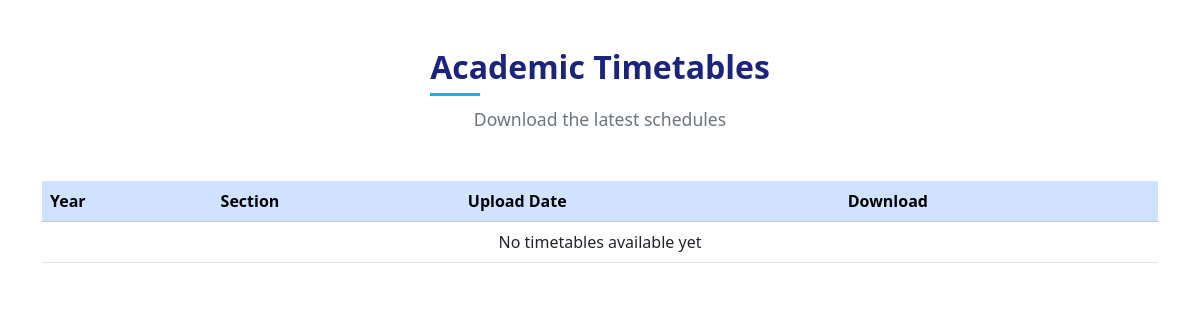
Page /timetables/ on the earlier database version.
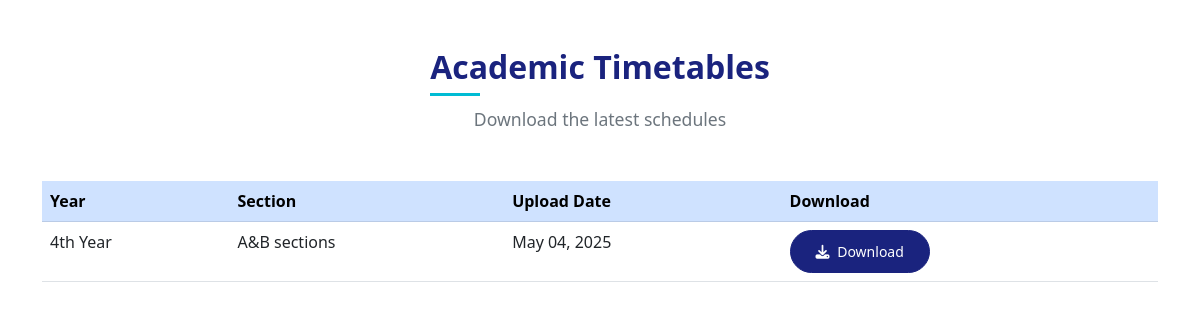
Same page on the later database version.
### department/models.py (models this page shows, shortened)
class Timetable(models.Model):
    title = models.CharField(max_length=200)
    description = models.TextField(blank=True, null=True)
    file = models.FileField(
        upload_to='timetables/',
        validators=[FileExtensionValidator(allowed_extensions=['pdf'])]
    )
    upload_date = models.DateTimeField(auto_now_add=True)
    is_active = models.BooleanField(default=True)

### department/views.py (the view)
# urls.py: path('timetables/', views.TimetableView.as_view(), name='timetable_list'),
class TimetableView(ListView):
    model = Timetable
    template_name = 'timetable.html'
    context_object_name = 'timetables'
    def get_queryset(self):
        return Timetable.objects.filter(is_active=True).order_by('-upload_date')

### department/templates/timetable.html
{% extends 'base.html' %}
{% load static %}
{% block content %}
<section class="py-5">
    <div class="container">
        <div class="section-header text-center mb-5">
            <h2 class="section-title">Academic Timetables</h2>
            <p class="section-subtitle">Download the latest schedules</p>
        </div>
        <div class="table-responsive">
            <table class="table table-hover">
                <thead class="table-primary">
                    <tr>
                        <th>Year</th>
                        <th>Section</th>
                        <th>Upload Date</th>
                        <th>Download</th>
                    </tr>
                </thead>
                <tbody>
                    {% for timetable in timetables %}
                    <tr>
                        <td>{{ timetable.title }}</td>
                        <td>{{ timetable.description|default:"-" }}</td>
                        <td>{{ timetable.upload_date|date:"M d, Y" }}</td>
                        <td>
                            <a href="{{ timetable.file.url }}" download class="btn btn-sm btn-primary">
                                <i class="fas fa-download me-1"></i> Download
                            </a>
                        </td>
                    </tr>
                    {% empty %}
                    <tr>
                        <td colspan="4" class="text-center">No timetables available yet</td>
                    </tr>
                    {% endfor %}
                </tbody>
            </table>
        </div>
    </div>
</section>
{% endblock %}

Differences in the rows shown:
added Timetable: title "4th Year", description "A&B sections", upload_date "May 04, 2025"
Other differences:
text no longer shown: "No timetables available yet"
